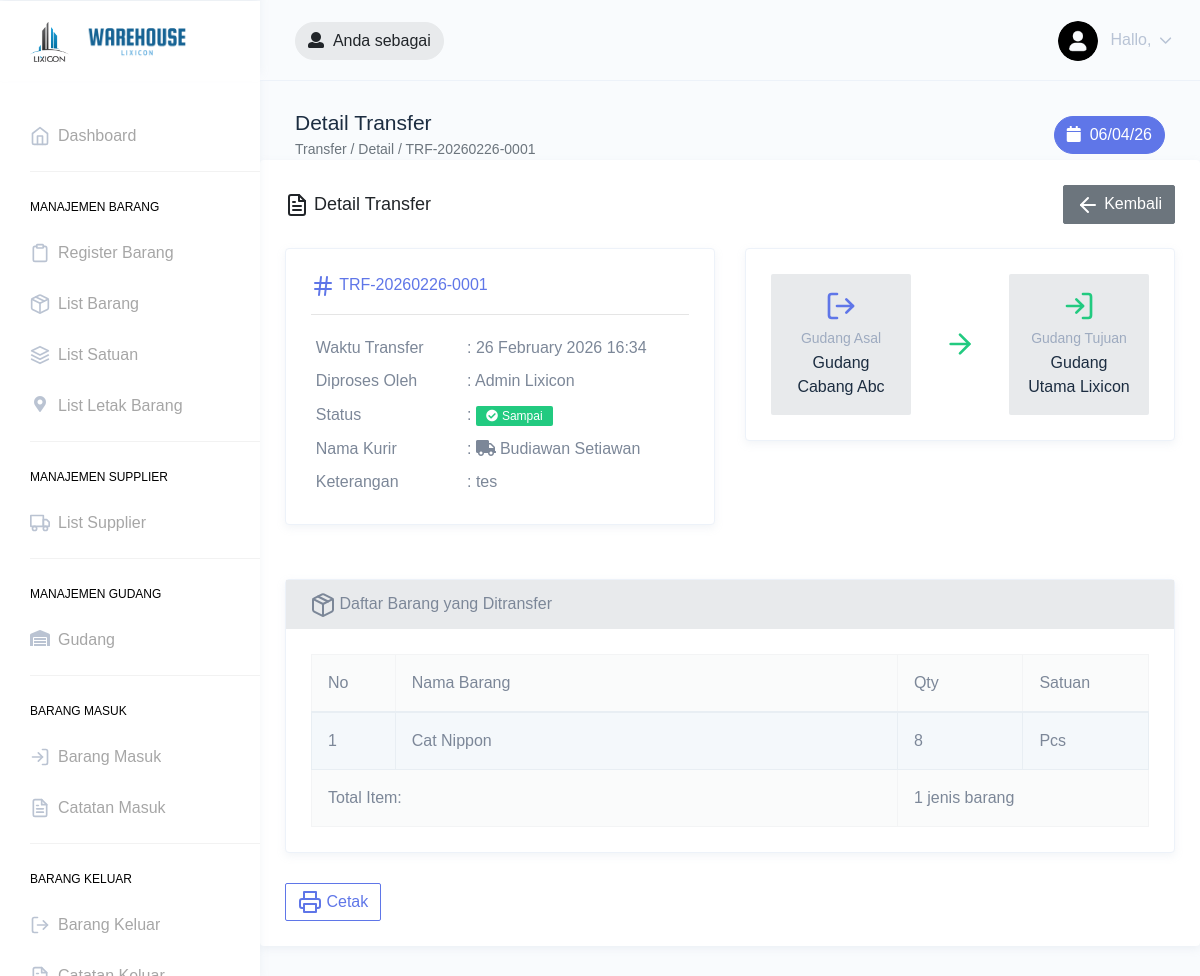
Screenshot of /transfer/detail/61 with the database file from the repository.
### tables this page shows
CREATE TABLE `transfer_gudang` (
  `id` int(11) NOT NULL,
  `kode_transfer` varchar(30) NOT NULL,
  `id_gudang_asal` int(11) DEFAULT NULL,
  `id_gudang_tujuan` int(11) DEFAULT NULL,
  `id_user` int(11) NOT NULL,
  `waktu` datetime NOT NULL DEFAULT current_timestamp(),
  `keterangan` text DEFAULT NULL,
  `bukti_foto` varchar(255) DEFAULT NULL,
  `nama_kurir` varchar(100) DEFAULT NULL,
  `status` enum('dikirim','sampai') NOT NULL DEFAULT 'dikirim'
);

CREATE TABLE `user` (
  `id` int(11) NOT NULL,
  `nama` varchar(50) NOT NULL,
  `email` varchar(50) NOT NULL,
  `password` varchar(255) NOT NULL,
  `telefon` varchar(15) NOT NULL,
  `ktp` varchar(30) NOT NULL,
  `id_gudang` int(11) DEFAULT NULL,
  `role` enum('admin','staff') NOT NULL DEFAULT 'staff',
  `status` enum('aktif','non-aktif') NOT NULL DEFAULT 'aktif'
);

CREATE TABLE `gudang` (
  `id` int(11) NOT NULL,
  `nama` varchar(100) NOT NULL,
  `alamat` varchar(255) DEFAULT NULL,
  `created_at` datetime NOT NULL DEFAULT current_timestamp(),
  `updated_at` datetime DEFAULT NULL ON UPDATE current_timestamp()
);

CREATE TABLE `transfer_gudang_detail` (
  `id` int(11) NOT NULL,
  `id_transfer` int(11) NOT NULL,
  `id_barang` int(11) NOT NULL,
  `qty` int(11) NOT NULL
);

CREATE TABLE `barang` (
  `id` int(11) NOT NULL,
  `id_supplier` int(11) DEFAULT NULL,
  `id_lokasi` int(11) DEFAULT NULL,
  `nama` varchar(50) NOT NULL,
  `deskripsi` text DEFAULT NULL,
  `qty` int(11) NOT NULL DEFAULT 0 COMMENT 'Total qty di semua gudang',
  `id_satuan` int(11) NOT NULL,
  `image` varchar(255) DEFAULT 'uploads/items/default.png',
  `kode_barang` varchar(255) DEFAULT NULL
);

CREATE TABLE `satuan` (
  `id` int(11) NOT NULL,
  `nama` varchar(30) NOT NULL,
  `status` enum('valid','invalid') NOT NULL DEFAULT 'valid'
);

### application/core/MY_Controller.php (called while the page is built, shortened)
<?php
class MY_Controller extends CI_Controller
{
    public function __construct()
    {
        $model = strtolower(get_class($this));
        if (file_exists(APPPATH . 'models/' . ucfirst($model) . '_model.php')) {
            $this->load->model(ucfirst($model) . '_model', $model, true);
        }
    }
    public function view($data, $openLoginPage = false)
    {
        if ($openLoginPage) {
            $this->load->view('pages/auth/login', $data);
        } else {
            $this->load->view('layouts/dashboard', $data);
        }
    }
}

### application/controllers/Transfer.php (called while the page is built, shortened)
<?php
class Transfer extends MY_Controller
{
    public function detail($id)
    {
        $transfer = $this->transferModel->getTransferById($id);
        $data = [
            'title' => 'Detail Transfer - ' . $transfer->kode_transfer,
            'breadcrumb_title' => 'Detail Transfer',
            'breadcrumb_path' => 'Transfer / Detail / ' . $transfer->kode_transfer,
            'page' => 'pages/transfers/detail',
            'transfer' => $transfer,
            'details' => $this->transferModel->getTransferDetails($id)
        ];
        return $this->view($data);
    }
}

### index.php (called while the page is built, shortened)
<?php
require_once BASEPATH.'core/CodeIgniter.php';

### application/models/Transfer_model.php (called while the page is built, shortened)
<?php
class Transfer_model extends MY_Model
{
    public function getTransferById($id)
    {
        return $this->db->select([
            'transfer_gudang.*',
            'ga.nama AS nama_gudang_asal',
            'gt.nama AS nama_gudang_tujuan',
            'user.nama AS nama_user'
        ])
            ->from('transfer_gudang')
            ->join('gudang ga', 'transfer_gudang.id_gudang_asal = ga.id', 'left')
            ->join('gudang gt', 'transfer_gudang.id_gudang_tujuan = gt.id', 'left')
            ->join('user', 'transfer_gudang.id_user = user.id', 'left')
            ->where('transfer_gudang.id', $id)
            ->get()
            ->row();
    }
    public function getTransferDetails($id_transfer)
    {
        return $this->db->select([
            'transfer_gudang_detail.*',
            'barang.nama AS nama_barang',
            'satuan.nama AS nama_satuan'
        ])
            ->from('transfer_gudang_detail')
            ->join('barang', 'transfer_gudang_detail.id_barang = barang.id', 'left')
            ->join('satuan', 'barang.id_satuan = satuan.id', 'left')
            ->where('transfer_gudang_detail.id_transfer', $id_transfer)
            ->get()
            ->result();
    }
}

### application/views/pages/transfers/detail.php (the view, shortened to what this page needs)
<div class="row">
    <div class="col-12">
        <div class="card">
            <div class="card-body">
                <div class="d-flex justify-content-between align-items-center mb-4">
                    <h4 class="card-title mb-0">
                        <i data-feather="file-text" class="feather-sm me-2"></i>
                        Detail Transfer
                    </h4>
                    <a href="<?= base_url('transfer') ?>" class="btn btn-secondary">
                        <i data-feather="arrow-left" class="feather-sm me-1"></i> Kembali
                    </a>
                </div>
                <div class="row mb-4">
                    <div class="col-md-6">
                        <div class="card border">
                            <div class="card-body">
                                <h5 class="card-title text-primary">
                                    <i data-feather="hash" class="feather-sm me-1"></i>
                                    <?= $transfer->kode_transfer ?>
                                </h5>
                                <hr>
                                <table class="table table-borderless table-sm mb-0">
                                    <tr>
                                        <td width="40%"><strong>Waktu Transfer</strong></td>
                                        <td>: <?= date('d F Y H:i', strtotime($transfer->waktu)) ?></td>
                                    </tr>
                                    <tr>
                                        <td><strong>Diproses Oleh</strong></td>
                                        <td>: <?= $transfer->nama_user ?? '-' ?></td>
                                    </tr>
                                    <tr>
                                        <td><strong>Status</strong></td>
                                        <td>:
                                            <?php if ($transfer->status == 'sampai'): ?>
                                                <span class="badge badge-success"><i
                                                        class="fas fa-check-circle mr-1"></i>Sampai</span>
                                            <?php else: ?>
                                                <span class="badge badge-warning"><i
                                                        class="fas fa-shipping-fast mr-1"></i>Dikirim</span>
                                            <?php endif ?>
                                        </td>
                                    </tr>
                                    <?php if (!empty($transfer->nama_kurir)): ?>
                                        <tr>
                                            <td><strong>Nama Kurir</strong></td>
                                            <td>: <i class="fas fa-truck mr-1"></i><?= $transfer->nama_kurir ?></td>
                                        </tr>
                                    <?php endif; ?>
                                    <?php if (!empty($transfer->keterangan)): ?>
                                        <tr>
                                            <td><strong>Keterangan</strong></td>
                                            <td>: <?= $transfer->keterangan ?></td>
                                        </tr>
                                    <?php endif; ?>
                                </table>
                            </div>
                        </div>
                    </div>
                    <div class="col-md-6">
                        <div class="card border">
                            <div class="card-body">
                                <div class="row">
                                    <div class="col-5">
                                        <div class="text-center p-3 bg-light rounded">
                                            <i data-feather="log-out" class="text-primary mb-2"
                                                style="width: 32px; height: 32px;"></i>
                                            <h6 class="text-muted mb-1">Gudang Asal</h6>
                                            <strong class="text-dark"><?= $transfer->nama_gudang_asal ?? '-' ?></strong>
                                        </div>
                                    </div>
                                    <div class="col-2 d-flex align-items-center justify-content-center">
                                        <i data-feather="arrow-right" class="text-success"
                                            style="width: 32px; height: 32px;"></i>
                                    </div>
                                    <div class="col-5">
                                        <div class="text-center p-3 bg-light rounded">
                                            <i data-feather="log-in" class="text-success mb-2"
                                                style="width: 32px; height: 32px;"></i>
                                            <h6 class="text-muted mb-1">Gudang Tujuan</h6>
                                            <strong
                                                class="text-dark"><?= $transfer->nama_gudang_tujuan ?? '-' ?></strong>
                                        </div>
                                    </div>
                                </div>
                            </div>
                        </div>
                    </div>
                </div>
                <div class="card border">
                    <div class="card-header bg-light">
                        <strong><i data-feather="package" class="feather-sm me-1"></i> Daftar Barang yang
                            Ditransfer</strong>
                    </div>
                    <div class="card-body">
                        <div class="table-responsive">
                            <table class="table table-striped table-bordered mb-0">
                                <thead class="table-light">
                                    <tr>
                                        <th width="10%">No</th>
                                        <th width="60%">Nama Barang</th>
                                        <th width="15%">Qty</th>
                                        <th width="15%">Satuan</th>
                                    </tr>
                                </thead>
                                <tbody>
                                    <?php if (empty($details)): ?>
                                        <tr>
                                            <td colspan="4" class="text-center">Tidak ada data barang</td>
                                        </tr>
                                    <?php else: ?>
                                        <?php $no = 1; ?>
                                        <?php foreach ($details as $item): ?>
                                            <tr>
                                                <td><?= $no++ ?></td>
                                                <td><?= $item->nama_barang ?? '-' ?></td>
                                                <td><strong><?= number_format($item->qty) ?></strong></td>
                                                <td><?= $item->nama_satuan ?? '-' ?></td>
                                            </tr>
                                        <?php endforeach; ?>
                                    <?php endif; ?>
                                </tbody>
                                <?php if (!empty($details)): ?>
                                    <tfoot class="table-light">
                                        <tr>
                                            <th colspan="2" class="text-end">Total Item:</th>
                                            <th colspan="2"><?= count($details) ?> jenis barang</th>
                                        </tr>
                                    </tfoot>
                                <?php endif; ?>
                            </table>
                        </div>
                    </div>
                </div>
                <div class="mt-4 text-end">
                    <button type="button" class="btn btn-outline-primary" onclick="window.print()">
                        <i data-feather="printer" class="feather-sm me-1"></i> Cetak
                    </button>
                </div>
            </div>
        </div>
    </div>
</div>

### rows the page displays
transfer_gudang: kode_transfer "TRF-20260226-0001", waktu "26 February 2026 16:34", id_user.nama "Admin Lixicon", nama_kurir "Budiawan Setiawan", keterangan "tes", id_gudang_asal.nama "Gudang Cabang Abc", id_gudang_tujuan.nama "Gudang Utama Lixicon"
transfer_gudang_detail: id_barang.nama "Cat Nippon", qty "8", satuan.nama "Pcs"

### other values shown
$breadcrumb_title "Detail Transfer"
$breadcrumb_path "Transfer / Detail / TRF-20260226-0001"
count($details) "1"
